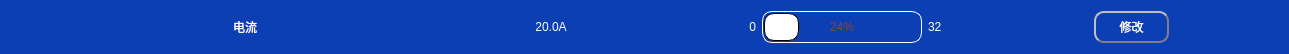
       <widget class="QWidget" name="widget" native="true">
        <property name="maximumSize">
         <size>
          <width>16777215</width>
          <height>45</height>
         </size>
        </property>
        <property name="styleSheet">
         <string notr="true">background-color: rgb(12,62,180);
color: rgb(255, 255, 255);</string>
        </property>
        <layout class="QHBoxLayout" name="horizontalLayout_2">
         <item>
          <spacer name="horizontalSpacer">
           <property name="orientation">
            <enum>Qt::Horizontal</enum>
           </property>
           <property name="sizeHint" stdset="0">
            <size>
             <width>109</width>
             <height>20</height>
            </size>
           </property>
          </spacer>
         </item>
         <item>
          <widget class="QLabel" name="curItemLab">
           <property name="sizePolicy">
            <sizepolicy hsizetype="Fixed" vsizetype="Preferred">
             <horstretch>0</horstretch>
             <verstretch>0</verstretch>
            </sizepolicy>
           </property>
           <property name="minimumSize">
            <size>
             <width>250</width>
             <height>0</height>
            </size>
           </property>
           <property name="maximumSize">
            <size>
             <width>64</width>
             <height>16777215</height>
            </size>
           </property>
           <property name="styleSheet">
            <string notr="true"/>
           </property>
           <property name="text">
            <string>电流</string>
           </property>
           <property name="alignment">
            <set>Qt::AlignCenter</set>
           </property>
          </widget>
         </item>
         <item>
          <spacer name="horizontalSpacer_2">
           <property name="orientation">
            <enum>Qt::Horizontal</enum>
           </property>
           <property name="sizeHint" stdset="0">
            <size>
             <width>110</width>
             <height>20</height>
            </size>
           </property>
          </spacer>
         </item>
         <item>
          <widget class="QLabel" name="curLab">
           <property name="sizePolicy">
            <sizepolicy hsizetype="Fixed" vsizetype="Preferred">
             <horstretch>0</horstretch>
             <verstretch>0</verstretch>
            </sizepolicy>
           </property>
           <property name="minimumSize">
            <size>
             <width>130</width>
             <height>0</height>
            </size>
           </property>
           <property name="styleSheet">
            <string notr="true"/>
           </property>
           <property name="text">
            <string>20.0A</string>
           </property>
           <property name="alignment">
            <set>Qt::AlignCenter</set>
           </property>
          </widget>
         </item>
         <item>
          <spacer name="horizontalSpacer_3">
           <property name="orientation">
            <enum>Qt::Horizontal</enum>
           </property>
           <property name="sizeHint" stdset="0">
            <size>
             <width>109</width>
             <height>20</height>
            </size>
           </property>
          </spacer>
         </item>
         <item>
          <widget class="QLabel" name="curMinLab">
           <property name="sizePolicy">
            <sizepolicy hsizetype="Fixed" vsizetype="Preferred">
             <horstretch>0</horstretch>
             <verstretch>0</verstretch>
            </sizepolicy>
           </property>
           <property name="minimumSize">
            <size>
             <width>25</width>
             <height>0</height>
            </size>
           </property>
           <property name="maximumSize">
            <size>
             <width>25</width>
             <height>16777215</height>
            </size>
           </property>
           <property name="styleSheet">
            <string notr="true"/>
           </property>
           <property name="text">
            <string>0</string>
           </property>
           <property name="alignment">
            <set>Qt::AlignRight|Qt::AlignTrailing|Qt::AlignVCenter</set>
           </property>
          </widget>
         </item>
         <item>
          <widget class="QProgressBar" name="curProBar">
           <property name="sizePolicy">
            <sizepolicy hsizetype="Fixed" vsizetype="Fixed">
             <horstretch>0</horstretch>
             <verstretch>0</verstretch>
            </sizepolicy>
           </property>
           <property name="minimumSize">
            <size>
             <width>160</width>
             <height>0</height>
            </size>
           </property>
           <property name="maximumSize">
            <size>
             <width>180</width>
             <height>16777215</height>
            </size>
           </property>
           <property name="styleSheet">
            <string notr="true">QProgressBar{border:1px solid #FFFFFF;
       height:30;
       background:transparent;
       text-align:center;
      color:rgb(134,68,54);
       border-radius:10px;}
  QProgressBar::chunk{
       border-radius:10px;
       border:1px solid black;
       background-color:white;
       margin:0.5px;}</string>
           </property>
           <property name="value">
            <number>24</number>
           </property>
           <property name="alignment">
            <set>Qt::AlignCenter</set>
           </property>
          </widget>
         </item>
         <item>
          <widget class="QLabel" name="curMaxLab">
           <property name="sizePolicy">
            <sizepolicy hsizetype="Fixed" vsizetype="Preferred">
             <horstretch>0</horstretch>
             <verstretch>0</verstretch>
            </sizepolicy>
           </property>
           <property name="minimumSize">
            <size>
             <width>50</width>
             <height>0</height>
            </size>
           </property>
           <property name="maximumSize">
            <size>
             <width>50</width>
             <height>16777215</height>
            </size>
           </property>
           <property name="styleSheet">
            <string notr="true"/>
           </property>
           <property name="text">
            <string>32</string>
           </property>
           <property name="alignment">
            <set>Qt::AlignLeading|Qt::AlignLeft|Qt::AlignVCenter</set>
           </property>
          </widget>
         </item>
         <item>
          <spacer name="horizontalSpacer_4">
           <property name="orientation">
            <enum>Qt::Horizontal</enum>
           </property>
           <property name="sizeHint" stdset="0">
            <size>
             <width>110</width>
             <height>20</height>
            </size>
           </property>
          </spacer>
         </item>
         <item>
          <widget class="QPushButton" name="curBtn">
           <property name="sizePolicy">
            <sizepolicy hsizetype="Fixed" vsizetype="Preferred">
             <horstretch>0</horstretch>
             <verstretch>0</verstretch>
            </sizepolicy>
           </property>
           <property name="minimumSize">
            <size>
             <width>75</width>
             <height>0</height>
            </size>
           </property>
           <property name="maximumSize">
            <size>
             <width>75</width>
             <height>16777215</height>
            </size>
           </property>
           <property name="styleSheet">
            <string notr="true">QPushButton{background-color:transparent;color: rgb(250,255,255);  border-radius: 10px;  border: 2px groove gray;border-style: outset;}


QPushButton:hover{background-color:white; color: black;}
QPushButton:pressed{background-color:rgb(85, 170, 255);  border-style: inset; }</string>
           </property>
           <property name="text">
            <string>修改</string>
           </property>
          </widget>
         </item>
         <item>
          <spacer name="horizontalSpacer_5">
           <property name="orientation">
            <enum>Qt::Horizontal</enum>
           </property>
           <property name="sizeHint" stdset="0">
            <size>
             <width>109</width>
             <height>20</height>
            </size>
           </property>
          </spacer>
         </item>
        </layout>
       </widget>
